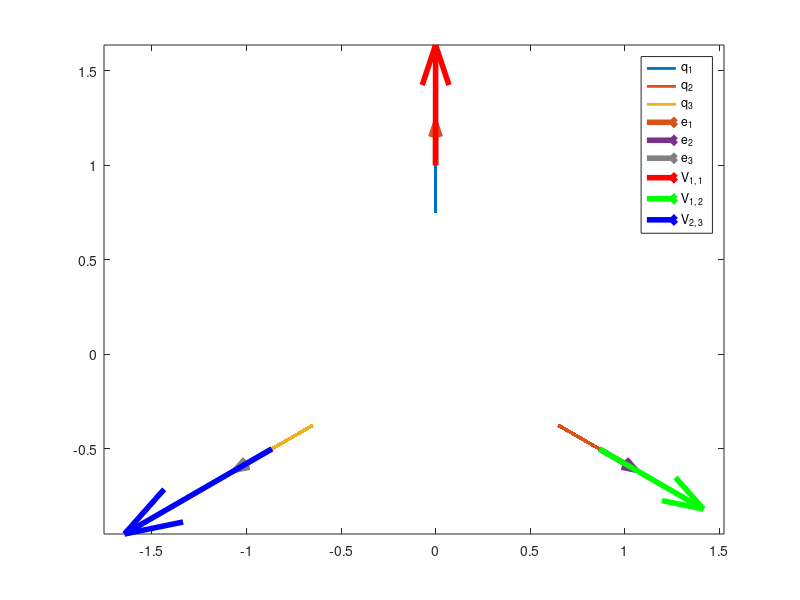

The MATLAB script that drew this image:
clearvars;
close all;
clc;

d_e1 = [0; 1];
e1 = [0; 0.25];

d_e2 = [sqrt(3); -1]*0.5;
e2 = [sqrt(3); -1]*0.125;

d_e3 = [-sqrt(3); -1]*0.5;
e3 = [-sqrt(3); -1]*0.125;

alpha = [1, 1, 1];
omega = [3800, 3800, 1600];
phi = [0, 0, 0];
fs = 10000;
N = 10000;
t = 0:1/fs:(N-1)/fs;
x = [(d_e1 + alpha(1)*e1*cos(omega(1)*t))', (d_e2 + alpha(2)*e2*cos(omega(2)*t))', (d_e3 + alpha(3)*e3*cos(omega(3)*t))'];

fig = figure('units', 'normalized', 'outerposition', [0, 0, 1, 1], 'color', 'w');
ax = axes(fig);
s1 = plot(ax, x(:, 1), x(:, 2), 'LineWidth', 2);
hold(ax, 'on');
axis(ax, 'equal');
s2 = plot(ax, x(:, 3), x(:, 4), 'LineWidth', 2);
s3 = plot(ax, x(:, 5), x(:, 6), 'LineWidth', 2);

%  legend([s1, s2, s3], {'q_1', 'q_2', 'q_3'});

[U, S, V] = svd(x-mean(x), 0);  %  PCA

q_e1 = quiver(ax, d_e1(1), d_e1(2), e1(1, 1), e1(2, 1), 'color', [0.8500, 0.3250, 0.0980], 'LineWidth', 4);
q_e2 = quiver(ax, d_e2(1), d_e2(2), e2(1, 1), e2(2, 1), 'color', [0.4940, 0.1840, 0.5560], 'LineWidth', 4);
q_e3 = quiver(ax, d_e3(1), d_e3(2), e3(1, 1), e3(2, 1), 'color', [0.5, 0.5, 0.5], 'LineWidth', 4);
%  legend([s1, s2, s3, q_e1, q_e2, q_e3], {'q_1', 'q_2', 'q_3', 'e_{1}', 'e_{2}', 'e_{3}'});
q_v1 = quiver(ax, mean(x(:, 1)), mean(x(:, 2)), V(1, 1), V(2, 1), 'color', 'r', 'LineWidth', 4);
q_v2 = quiver(ax, mean(x(:, 3)), mean(x(:, 4)), V(3, 1), V(4, 1), 'color', 'g', 'LineWidth', 4);
q_v3 = quiver(ax, mean(x(:, 5)), mean(x(:, 6)), V(5, 2), V(6, 2), 'color', 'b', 'LineWidth', 4);
legend([s1, s2, s3, q_e1, q_e2, q_e3, q_v1, q_v2, q_v3], {'q_1', 'q_2', 'q_3', 'e_{1}', 'e_{2}', 'e_{3}', 'V_{1, 1}', 'V_{1, 2}', 'V_{2, 3}'});